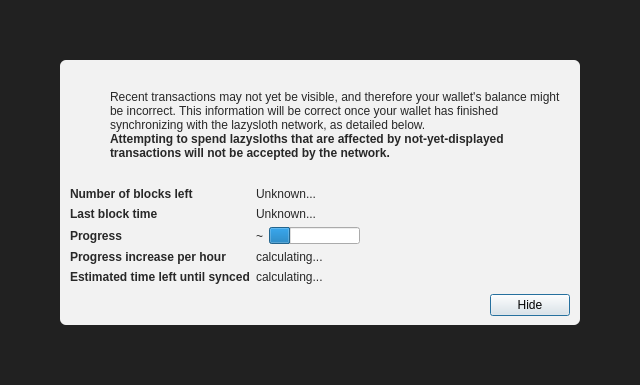
<?xml version="1.0" encoding="UTF-8"?>
<ui version="4.0">
 <class>ModalOverlay</class>
 <widget class="QWidget" name="ModalOverlay">
  <property name="geometry">
   <rect>
    <x>0</x>
    <y>0</y>
    <width>640</width>
    <height>385</height>
   </rect>
  </property>
  <property name="windowTitle">
   <string>Form</string>
  </property>
  <layout class="QVBoxLayout" name="verticalLayout" stretch="0">
   <property name="sizeConstraint">
    <enum>QLayout::SetDefaultConstraint</enum>
   </property>
   <property name="leftMargin">
    <number>0</number>
   </property>
   <property name="topMargin">
    <number>0</number>
   </property>
   <property name="rightMargin">
    <number>0</number>
   </property>
   <property name="bottomMargin">
    <number>0</number>
   </property>
   <item>
    <widget class="QWidget" name="bgWidget" native="true">
     <property name="styleSheet">
      <string notr="true">#bgWidget { background: rgba(0,0,0,220); }</string>
     </property>
     <layout class="QVBoxLayout" name="verticalLayoutMain" stretch="1">
      <property name="leftMargin">
       <number>60</number>
      </property>
      <property name="topMargin">
       <number>60</number>
      </property>
      <property name="rightMargin">
       <number>60</number>
      </property>
      <property name="bottomMargin">
       <number>60</number>
      </property>
      <item>
       <widget class="QWidget" name="contentWidget" native="true">
        <property name="styleSheet">
         <string notr="true">#contentWidget { background: rgba(255,255,255,240); border-radius: 6px; }

QLabel { color: rgb(40,40,40);  }</string>
        </property>
        <layout class="QVBoxLayout" name="verticalLayoutSub" stretch="1,0,0,0">
         <property name="spacing">
          <number>0</number>
         </property>
         <property name="leftMargin">
          <number>10</number>
         </property>
         <property name="topMargin">
          <number>10</number>
         </property>
         <property name="rightMargin">
          <number>10</number>
         </property>
         <property name="bottomMargin">
          <number>10</number>
         </property>
         <item>
          <layout class="QHBoxLayout" name="horizontalLayoutIconText" stretch="0,1">
           <property name="topMargin">
            <number>20</number>
           </property>
           <item>
            <layout class="QVBoxLayout" name="verticalLayoutIcon">
             <property name="leftMargin">
              <number>0</number>
             </property>
             <item>
              <widget class="QPushButton" name="warningIcon">
               <property name="enabled">
                <bool>false</bool>
               </property>
               <property name="text">
                <string/>
               </property>
               <property name="icon">
                <iconset>
                 <normaloff>:/icons/warning</normaloff>
                 <disabledoff>:/icons/warning</disabledoff>:/icons/warning</iconset>
               </property>
               <property name="iconSize">
                <size>
                 <width>48</width>
                 <height>48</height>
                </size>
               </property>
               <property name="flat">
                <bool>true</bool>
               </property>
              </widget>
             </item>
             <item>
              <spacer name="verticalSpacerWarningIcon">
               <property name="orientation">
                <enum>Qt::Vertical</enum>
               </property>
               <property name="sizeHint" stdset="0">
                <size>
                 <width>20</width>
                 <height>40</height>
                </size>
               </property>
              </spacer>
             </item>
            </layout>
           </item>
           <item>
            <layout class="QVBoxLayout" name="verticalLayoutInfoText">
             <property name="leftMargin">
              <number>0</number>
             </property>
             <property name="topMargin">
              <number>0</number>
             </property>
             <item>
              <widget class="QLabel" name="infoText">
               <property name="text">
                <string>Recent transactions may not yet be visible, and therefore your wallet's balance might be incorrect. This information will be correct once your wallet has finished synchronizing with the lazysloth network, as detailed below.</string>
               </property>
               <property name="textFormat">
                <enum>Qt::RichText</enum>
               </property>
               <property name="wordWrap">
                <bool>true</bool>
               </property>
              </widget>
             </item>
             <item>
              <widget class="QLabel" name="infoTextStrong">
               <property name="font">
                <font>
                 <weight>75</weight>
                 <bold>true</bold>
                </font>
               </property>
               <property name="text">
                <string>Attempting to spend lazysloths that are affected by not-yet-displayed transactions will not be accepted by the network.</string>
               </property>
               <property name="textFormat">
                <enum>Qt::RichText</enum>
               </property>
               <property name="wordWrap">
                <bool>true</bool>
               </property>
              </widget>
             </item>
             <item>
              <spacer name="verticalSpacerInTextSpace">
               <property name="orientation">
                <enum>Qt::Vertical</enum>
               </property>
               <property name="sizeHint" stdset="0">
                <size>
                 <width>20</width>
                 <height>40</height>
                </size>
               </property>
              </spacer>
             </item>
            </layout>
           </item>
          </layout>
         </item>
         <item>
          <spacer name="verticalSpacerAfterText">
           <property name="orientation">
            <enum>Qt::Vertical</enum>
           </property>
           <property name="sizeHint" stdset="0">
            <size>
             <width>20</width>
             <height>40</height>
            </size>
           </property>
          </spacer>
         </item>
         <item>
          <layout class="QFormLayout" name="formLayout">
           <property name="fieldGrowthPolicy">
            <enum>QFormLayout::FieldsStayAtSizeHint</enum>
           </property>
           <property name="horizontalSpacing">
            <number>6</number>
           </property>
           <property name="verticalSpacing">
            <number>6</number>
           </property>
           <property name="topMargin">
            <number>10</number>
           </property>
           <item row="0" column="0">
            <widget class="QLabel" name="labelNumberOfBlocksLeft">
             <property name="font">
              <font>
               <weight>75</weight>
               <bold>true</bold>
              </font>
             </property>
             <property name="text">
              <string>Number of blocks left</string>
             </property>
            </widget>
           </item>
           <item row="0" column="1">
            <widget class="QLabel" name="numberOfBlocksLeft">
             <property name="text">
              <string>Unknown...</string>
             </property>
            </widget>
           </item>
           <item row="1" column="0">
            <widget class="QLabel" name="labelLastBlockTime">
             <property name="font">
              <font>
               <weight>75</weight>
               <bold>true</bold>
              </font>
             </property>
             <property name="text">
              <string>Last block time</string>
             </property>
            </widget>
           </item>
           <item row="1" column="1">
            <widget class="QLabel" name="newestBlockDate">
             <property name="sizePolicy">
              <sizepolicy hsizetype="Maximum" vsizetype="Preferred">
               <horstretch>0</horstretch>
               <verstretch>0</verstretch>
              </sizepolicy>
             </property>
             <property name="text">
              <string>Unknown...</string>
             </property>
            </widget>
           </item>
           <item row="2" column="0">
            <widget class="QLabel" name="labelSyncDone">
             <property name="font">
              <font>
               <weight>75</weight>
               <bold>true</bold>
              </font>
             </property>
             <property name="text">
              <string>Progress</string>
             </property>
            </widget>
           </item>
           <item row="2" column="1">
            <layout class="QHBoxLayout" name="horizontalLayoutSync" stretch="0,1">
             <item>
              <widget class="QLabel" name="percentageProgress">
               <property name="text">
                <string notr="true">~</string>
               </property>
              </widget>
             </item>
             <item>
              <widget class="QProgressBar" name="progressBar">
               <property name="value">
                <number>24</number>
               </property>
               <property name="format">
                <string/>
               </property>
              </widget>
             </item>
            </layout>
           </item>
           <item row="4" column="0">
            <widget class="QLabel" name="labelProgressIncrease">
             <property name="font">
              <font>
               <weight>75</weight>
               <bold>true</bold>
              </font>
             </property>
             <property name="text">
              <string>Progress increase per hour</string>
             </property>
            </widget>
           </item>
           <item row="4" column="1">
            <widget class="QLabel" name="progressIncreasePerH">
             <property name="text">
              <string>calculating...</string>
             </property>
            </widget>
           </item>
           <item row="5" column="0">
            <widget class="QLabel" name="labelEstimatedTimeLeft">
             <property name="font">
              <font>
               <weight>75</weight>
               <bold>true</bold>
              </font>
             </property>
             <property name="text">
              <string>Estimated time left until synced</string>
             </property>
            </widget>
           </item>
           <item row="5" column="1">
            <widget class="QLabel" name="expectedTimeLeft">
             <property name="text">
              <string>calculating...</string>
             </property>
            </widget>
           </item>
          </layout>
         </item>
         <item>
          <layout class="QHBoxLayout" name="horizontalLayoutButtons">
           <property name="leftMargin">
            <number>10</number>
           </property>
           <property name="topMargin">
            <number>10</number>
           </property>
           <item>
            <spacer name="horizontalSpacer">
             <property name="orientation">
              <enum>Qt::Horizontal</enum>
             </property>
             <property name="sizeHint" stdset="0">
              <size>
               <width>40</width>
               <height>20</height>
              </size>
             </property>
            </spacer>
           </item>
           <item>
            <widget class="QPushButton" name="closeButton">
             <property name="text">
              <string>Hide</string>
             </property>
             <property name="shortcut">
              <string>Esc</string>
             </property>
             <property name="focusPolicy">
              <enum>Qt::StrongFocus</enum>
             </property>
             <property name="default">
              <bool>true</bool>
             </property>
            </widget>
           </item>
          </layout>
         </item>
        </layout>
       </widget>
      </item>
     </layout>
    </widget>
   </item>
  </layout>
 </widget>
 <resources/>
 <connections/>
</ui>
